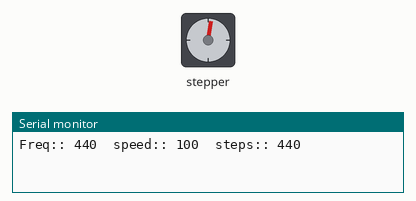
A sketch run on a simulated Arduino Uno, built with avr-gcc and run on an emulated ATmega328P. Parts: stepper motor, the last lines printed to the serial monitor. Stepper angles assume 264 steps per turn.

Above: at 0.15 s.
At 9.1 s:
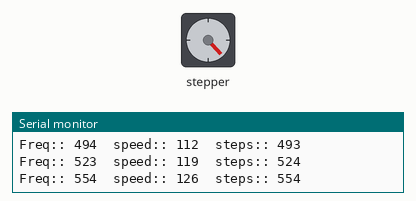
At 19.1 s:
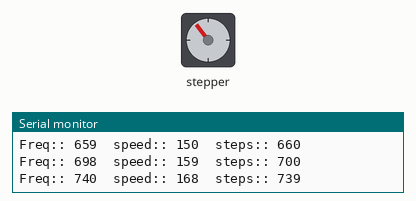
At 37.2 s:
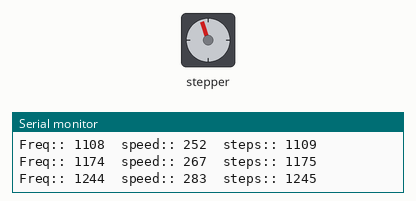
Timing chart, 0 to 40.0 s (numbered marks = the images above):
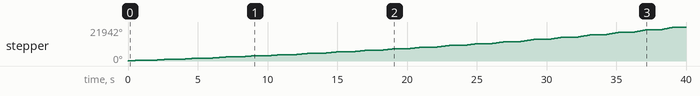

The sketch:

notes.ino
```cpp
//Includes the Arduino Stepper Library
#include <Stepper.h>

// Defines the number of steps per rotation
const int stepsPerRevolution = 264;

// Creates an instance of stepper class
// Pins entered in sequence IN1-IN3-IN2-IN4 for proper step sequence
Stepper myStepper = Stepper(stepsPerRevolution, 8, 10, 9, 11);

void setup() {
  // Nothing to do (Stepper Library sets pins as outputs)
  Serial.begin(115200);
}

int getSpeed(int Hz){
  return round(60.0*Hz/stepsPerRevolution);
}

int getStep(int motorSpeed, double duration){
  return round((double)motorSpeed*stepsPerRevolution*duration/60);
}

void loop() {
  int currentHz = 440;
  const double halfNoteRatio = 1.05946309436;
  // go from 440 to 1760 Hz, one per each half note, each lasting 1 sec
  for (int i = 0; i < 48; i++){
      int speed = getSpeed(currentHz);
      int steps = getStep(speed, 1);
      Serial.print("Freq:: ");
      Serial.print(currentHz);
      Serial.print("\tspeed:: ");
      Serial.print(speed);
      Serial.print("\tsteps:: ");
      Serial.println(steps);
      myStepper.setSpeed(speed);
      myStepper.step(steps);
      delay(1000);
      currentHz = round(halfNoteRatio*currentHz);
  }
}
```
